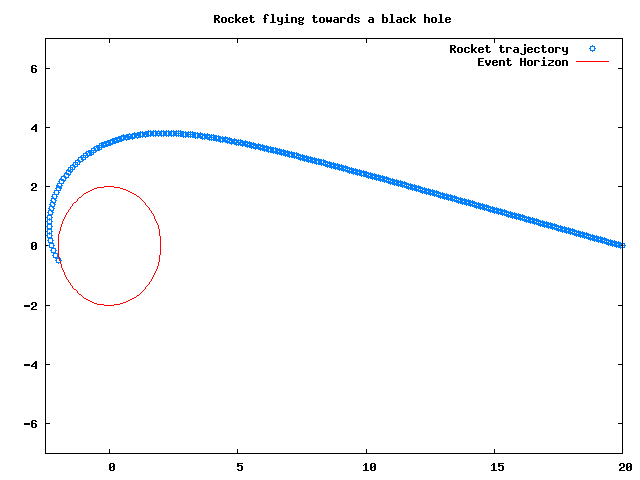

Generate this figure with Python:
from scitools.all import *

#Defining constants
N      = 1000
dt     = 0.01
Vshell = 0.993
Gshell = 1/sqrt(1-Vshell**2)
theta  = 167.*pi/180
rm     = 20.
Lm     =  38.
Em     =  8.03

#Creating empty arrays
r    = zeros(N, float)
phi  = zeros(N, float)
r[0] = rm

#Calculating positions in polar coordinates
for i in range(N):
	if abs(r[i]) < 2:
		n = i
		break
	dr      =  -sqrt(Em**2 - (1 + (Lm/abs(r[i]))**2)*(1 - 2./abs(r[i])))*dt
	dphi    =  (Lm/r[i]**2)*dt
	r[i+1]  =  r[i] + dr
	phi[i+1]=  phi[i] + dphi

#Creating the event horizon for the plot
rS   = zeros(100, float)
rS  += 2
phiS = linspace(0,2*pi,100)

#Converting to cartesian coordinates
xS = rS*cos(phiS)
yS = rS*sin(phiS)
x  = r*cos(phi)
y  = r*sin(phi)

#Plotting rocket and event horizon
plot(x[:n], y[:n], 'ob', xS, yS, '-r')
legend('Rocket trajectory', 'Event Horizon')
title('Rocket flying towards a black hole')
axis([-2.5,20,-7,7])
savefig('Oblig9.png')

finalphi = phi[n]*180/pi
print 'Final angular coordinate: %.2f degrees' %finalphi
